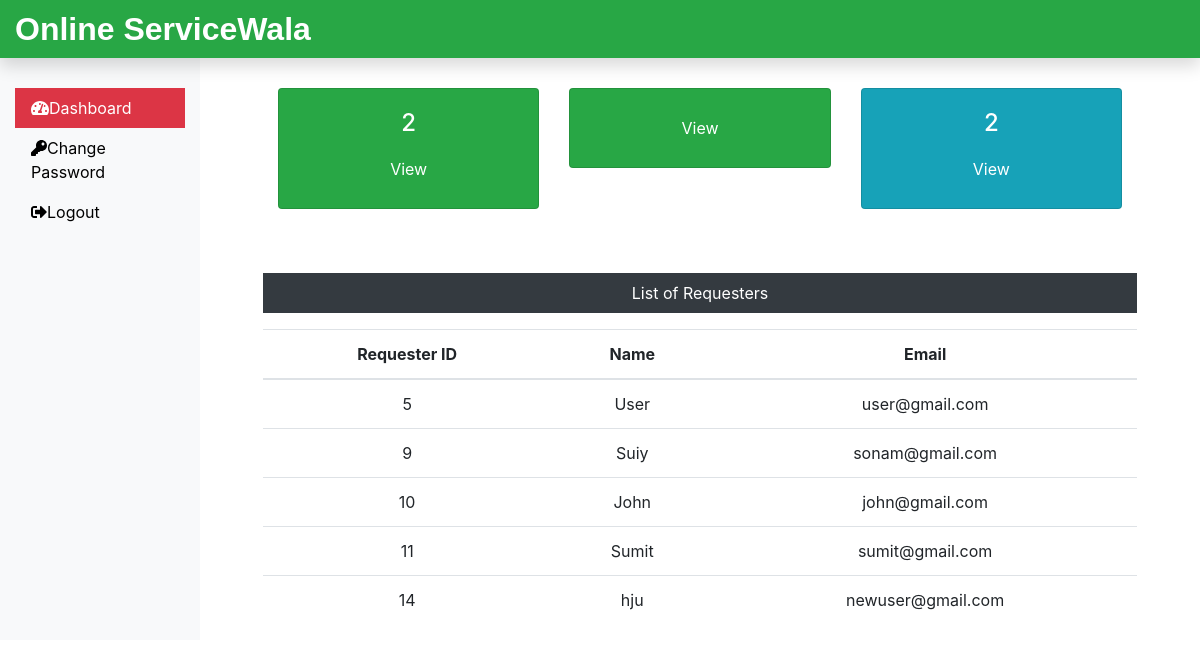
The app's page /Admin/dashboard.php (signed in) with its own data.
### tables this page shows
CREATE TABLE `requesterlogin_tb` (
  `r_login_id` int(11) NOT NULL,
  `r_name` varchar(60) NOT NULL,
  `r_email` varchar(60) NOT NULL,
  `r_password` varchar(60) NOT NULL
);

### Admin/dashboard.php (the view, shortened to what this page needs)
<?php
include('includes/header.php');
include('../dbConnection.php');
$sql = "SELECT max(request_id) FROM submitrequest_tb";
$result = $conn->query($sql);
$row = $result->fetch_row();
$submitrequest = $row[0];
$sql = "SELECT * FROM technician_tb";
$result = $conn->query($sql);
$totaltech = $result->num_rows;
?>
   <div class="col-sm-9 col-md-10">
    <div class="row text-center mx-5">
     <div class="col-sm-4 mt-5">
      <div class="card text-white bg-success mb-3" style="max-width:18rem;">
      <div class="card-body">
        <h4 class="card-title"><?php echo $submitrequest; ?></h4>
        <a class="btn text-white" href="request.php">View</a>
       </div>
      </div>
     </div>
     <div class="col-sm-4 mt-5">
      <div class="card text-white bg-success mb-3" style="max-width:18rem;">
       <div class="card-body">
        <a class="btn text-white" href="work.php">View</a>
       </div>
      </div>
     </div>
     <div class="col-sm-4 mt-5">
      <div class="card text-white bg-info mb-3" style="max-width:18rem;">
       <div class="card-body">
        <h4 class="card-title"><?php echo $totaltech; ?></h4>
        <a class="btn text-white" href="technician.php">View</a>
       </div>
      </div>
     </div>
    </div>
    <div class="mx-5 mt-5 text-center">
     <p class="bg-dark text-white p-2">List of Requesters</p>
     <?php
      $sql = "SELECT * FROM requesterlogin_tb";
      $result = $conn->query($sql);
      if($result->num_rows > 0){
       echo '
       <table class="table">
        <thead>
         <tr>
          <th scope="col">Requester ID</th>
          <th scope="col">Name</th>
          <th scope="col">Email</th>
         </tr>
        </thead>
        <tbody>';
         while($row = $result->fetch_assoc()){
         echo '<tr>';
          echo '<td>'.$row["r_login_id"].'</td>';
          echo '<td>'.$row["r_name"].'</td>';
          echo '<td>'.$row["r_email"].'</td>';
         echo '</tr>';
         }
        echo '</tbody>
       </table>';
      } else {
       echo '0 Result';
      }
     ?>
    </div>
   </div>
<?php include('includes/footer.php')?>

### Admin/includes/header.php (shortened to what this page needs)
<!DOCTYPE html>
<html lang="en">
<head>
 <link rel="stylesheet" href="../css/bootstrap.min.css">
 <link rel="stylesheet" href="../css/all.min.css">
 <link rel="stylesheet" href="../css/custom.css">
</head>
<body>
  <nav class="navbar navbar-dark fixed-top bg-success flex-md-nowrap p-0 shadow"><a class="navbar-brand col-sm-3 col-md-2 mr-0" href="dashboard.php">Online ServiceWala</a></nav>
 <div class="container-fluid" style="margin-top:40px;">
  <div class="row">
   <nav class="col-sm-2 bg-light sidebar py-5 d-print-none">
    <div class="sidebar-sticky">
     <ul class="nav flex-column">
      <li class="nav-item"><a class="nav-link <?php if(PAGE == 'dashboard'){echo 'active';} ?>" href="dashboard.php"><i class="fas fa-tachometer-alt"></i>Dashboard</a></li>
      <li class="nav-item"><a class="nav-link <?php if(PAGE == 'changepass'){echo 'active';} ?>" href="changepass.php"><i class="fas fa-key"></i>Change Password</a></li>
      <li class="nav-item"><a class="nav-link" href="../logout.php"><i class="fas fa-sign-out-alt"></i>Logout</a></li>
     </ul>
    </div>
   </nav>

### Admin/includes/footer.php (shortened to what this page needs)
</div>
 </div>
 </body>
</html>

### css/custom.css (style rules this page uses)
.navbar-brand { font-family: "Ubuntu", sans-serif; font-size: 2em; font-weight: bold; }
a { color: black; }
.active { color: white; background-color: #dc3545; }

### records on screen
requesterlogin_tb: r_login_id "5", r_name "User", r_email "user@gmail.com"
requesterlogin_tb: r_login_id "9", r_name "Suiy", r_email "sonam@gmail.com"
requesterlogin_tb: r_login_id "10", r_name "John", r_email "john@gmail.com"
requesterlogin_tb: r_login_id "11", r_name "Sumit", r_email "sumit@gmail.com"
requesterlogin_tb: r_login_id "14", r_name "hju", r_email "newuser@gmail.com"

### other values on screen
$submitrequest "2"
$totaltech "2"
